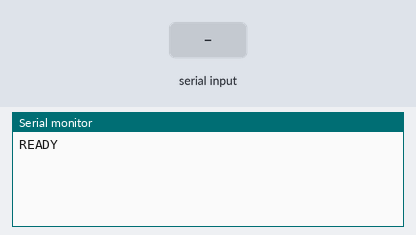
Recording of a sketch running on a simulated Arduino Uno, built with avr-gcc and run on an emulated ATmega328P. Parts: the last lines printed to the serial monitor. The inputs (shaded band) are chosen by the test bench.

Above: at 1.2 s.
1.3 s: "fwd\n" received over Serial
At 1.7 s:
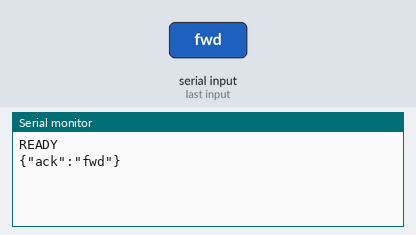
2.8 s: "stop\n" received over Serial
At 4.0 s:
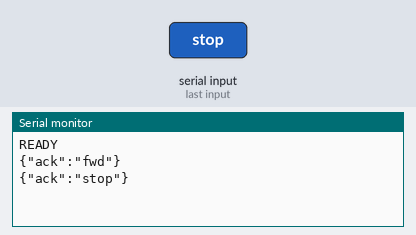
4.3 s: "ping\n" received over Serial
At 5.1 s:
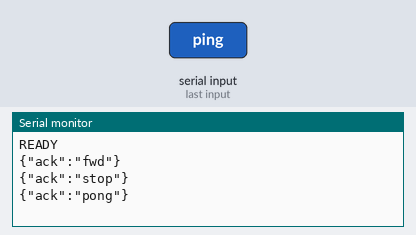
5.8 s: "status\n" received over Serial
At 6.3 s:
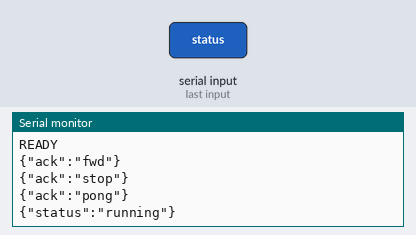
7.3 s: "1\n" received over Serial
At 8.6 s:
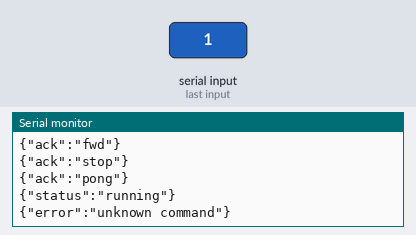

Measured:
- after the input at 1.3 s, the serial monitor: prints a new line at once (image 1)
- after the input at 2.8 s, the serial monitor: prints a new line at once (image 2)
- after the input at 4.3 s, the serial monitor: prints a new line at once (image 3)
- after the input at 5.8 s, the serial monitor: prints a new line at once (image 4)
- after the input at 7.3 s, the serial monitor: prints a new line at once (image 5)

The sketch:

arduino_test_communication_pi_copy_20250407133922.ino
```cpp
void setup() {
  Serial.begin(115200);
  while (!Serial);
  Serial.println("READY");
}

void loop() {
  if (Serial.available()) {
    String input = Serial.readStringUntil('\n');
    input.trim();

    if (input == "fwd") {
      Serial.println("{\"ack\":\"fwd\"}");
    } else if (input == "stop") {
      Serial.println("{\"ack\":\"stop\"}");
    } else if (input == "ping") {
      Serial.println("{\"ack\":\"pong\"}");
    } else if (input == "status") {
      Serial.println("{\"status\":\"running\"}");
    } else {
      Serial.println("{\"error\":\"unknown command\"}");
    }
  }
}
```
